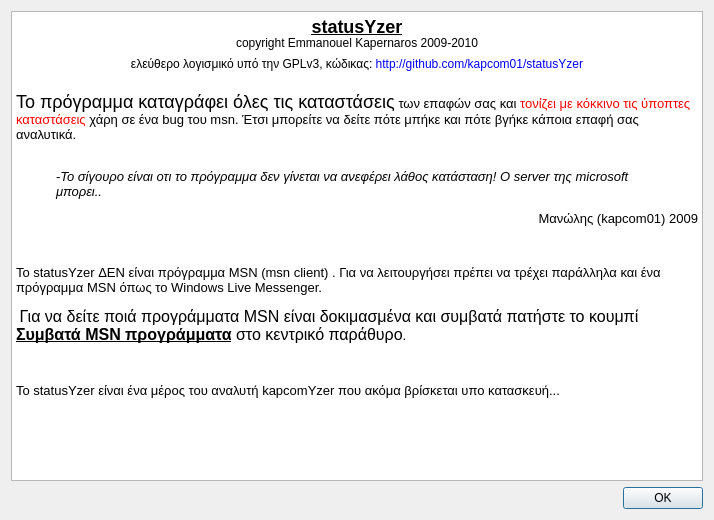
<?xml version="1.0" encoding="UTF-8"?>
<ui version="4.0">
 <class>aboutDialog</class>
 <widget class="QDialog" name="aboutDialog">
  <property name="geometry">
   <rect>
    <x>0</x>
    <y>0</y>
    <width>714</width>
    <height>520</height>
   </rect>
  </property>
  <property name="windowTitle">
   <string>Σχετικά με το πρόγραμμα</string>
  </property>
  <layout class="QGridLayout" name="gridLayout">
   <item row="1" column="0">
    <widget class="QDialogButtonBox" name="buttonBox">
     <property name="orientation">
      <enum>Qt::Horizontal</enum>
     </property>
     <property name="standardButtons">
      <set>QDialogButtonBox::Ok</set>
     </property>
    </widget>
   </item>
   <item row="0" column="0">
    <widget class="QTextEdit" name="textEdit">
     <property name="enabled">
      <bool>true</bool>
     </property>
     <property name="readOnly">
      <bool>true</bool>
     </property>
     <property name="html">
      <string>&lt;!DOCTYPE HTML PUBLIC &quot;-//W3C//DTD HTML 4.0//EN&quot; &quot;http://www.w3.org/TR/REC-html40/strict.dtd&quot;&gt;
&lt;html&gt;&lt;head&gt;&lt;meta name=&quot;qrichtext&quot; content=&quot;1&quot; /&gt;&lt;style type=&quot;text/css&quot;&gt;
p, li { white-space: pre-wrap; }
&lt;/style&gt;&lt;/head&gt;&lt;body style=&quot; font-family:'Ubuntu'; font-size:10pt; font-weight:400; font-style:normal;&quot;&gt;
&lt;p align=&quot;center&quot; style=&quot; margin-top:12px; margin-bottom:12px; margin-left:0px; margin-right:0px; -qt-block-indent:0; text-indent:0px;&quot;&gt;&lt;span style=&quot; font-size:x-large; font-weight:600; text-decoration: underline;&quot;&gt;statusYzer&lt;/span&gt;&lt;span style=&quot; font-size:x-large;&quot;&gt; &lt;br /&gt;&lt;/span&gt;&lt;span style=&quot; font-size:x-large; vertical-align:super;&quot;&gt;copyright Emmanouel Kapernaros 2009-2010&lt;br /&gt;ελεύθερο λογισμικό υπό την GPLv3, κώδικας: &lt;/span&gt;&lt;span style=&quot; font-size:x-large; color:#0000ff; vertical-align:super;&quot;&gt;http://github.com/kapcom01/statusYzer&lt;/span&gt;&lt;/p&gt;
&lt;p style=&quot; margin-top:12px; margin-bottom:12px; margin-left:0px; margin-right:0px; -qt-block-indent:0; text-indent:0px;&quot;&gt;&lt;span style=&quot; font-size:x-large;&quot;&gt;Το πρόγραμμα καταγράφει όλες τις καταστάσεις&lt;/span&gt; των επαφών σας και &lt;span style=&quot; font-family:'Sans'; color:#ff0000;&quot;&gt;τονίζει με κόκκινο τις ύποπτες καταστάσεις&lt;/span&gt; χάρη σε ένα bug του msn. Έτσι μπορείτε να δείτε πότε μπήκε και πότε βγήκε κάποια επαφή σας αναλυτικά. &lt;br /&gt;&lt;/p&gt;
&lt;p style=&quot; margin-top:12px; margin-bottom:12px; margin-left:40px; margin-right:40px; -qt-block-indent:0; text-indent:0px;&quot;&gt;-&lt;span style=&quot; font-style:italic;&quot;&gt;Το σίγουρο είναι οτι το πρόγραμμα δεν γίνεται να ανεφέρει λάθος κατάσταση! Ο server της microsoft μπορει..&lt;/span&gt;&lt;/p&gt;
&lt;p align=&quot;right&quot; style=&quot; margin-top:12px; margin-bottom:12px; margin-left:0px; margin-right:0px; -qt-block-indent:0; text-indent:0px;&quot;&gt;Μανώλης (kapcom01) 2009&lt;/p&gt;
&lt;p style=&quot;-qt-paragraph-type:empty; margin-top:12px; margin-bottom:12px; margin-left:0px; margin-right:0px; -qt-block-indent:0; text-indent:0px;&quot;&gt;&lt;/p&gt;
&lt;p style=&quot; margin-top:12px; margin-bottom:12px; margin-left:0px; margin-right:0px; -qt-block-indent:0; text-indent:0px;&quot;&gt;Το statusYzer ΔΕΝ είναι πρόγραμμα MSN (msn client) . Για να λειτουργήσει πρέπει να τρέχει παράλληλα και ένα πρόγραμμα MSN όπως το Windows Live Messenger.&lt;/p&gt;
&lt;p style=&quot; margin-top:12px; margin-bottom:12px; margin-left:0px; margin-right:0px; -qt-block-indent:0; text-indent:0px;&quot;&gt; &lt;span style=&quot; font-size:12pt;&quot;&gt;Για να δείτε ποιά προγράμματα MSN είναι δοκιμασμένα και συμβατά πατήστε το κουμπί &lt;/span&gt;&lt;span style=&quot; font-size:12pt; font-weight:600; text-decoration: underline;&quot;&gt;Συμβατά MSN προγράμματα&lt;/span&gt;&lt;span style=&quot; font-size:12pt;&quot;&gt; στο κεντρικό παράθυρο&lt;/span&gt;.&lt;/p&gt;
&lt;p style=&quot;-qt-paragraph-type:empty; margin-top:12px; margin-bottom:12px; margin-left:0px; margin-right:0px; -qt-block-indent:0; text-indent:0px;&quot;&gt;&lt;/p&gt;
&lt;p style=&quot; margin-top:12px; margin-bottom:12px; margin-left:0px; margin-right:0px; -qt-block-indent:0; text-indent:0px;&quot;&gt;Το statusYzer είναι ένα μέρος του αναλυτή kapcomYzer που ακόμα βρίσκεται υπο κατασκευή...&lt;/p&gt;&lt;/body&gt;&lt;/html&gt;</string>
     </property>
    </widget>
   </item>
  </layout>
 </widget>
 <resources/>
 <connections>
  <connection>
   <sender>buttonBox</sender>
   <signal>accepted()</signal>
   <receiver>aboutDialog</receiver>
   <slot>accept()</slot>
   <hints>
    <hint type="sourcelabel">
     <x>248</x>
     <y>254</y>
    </hint>
    <hint type="destinationlabel">
     <x>157</x>
     <y>274</y>
    </hint>
   </hints>
  </connection>
  <connection>
   <sender>buttonBox</sender>
   <signal>rejected()</signal>
   <receiver>aboutDialog</receiver>
   <slot>reject()</slot>
   <hints>
    <hint type="sourcelabel">
     <x>316</x>
     <y>260</y>
    </hint>
    <hint type="destinationlabel">
     <x>286</x>
     <y>274</y>
    </hint>
   </hints>
  </connection>
 </connections>
</ui>
